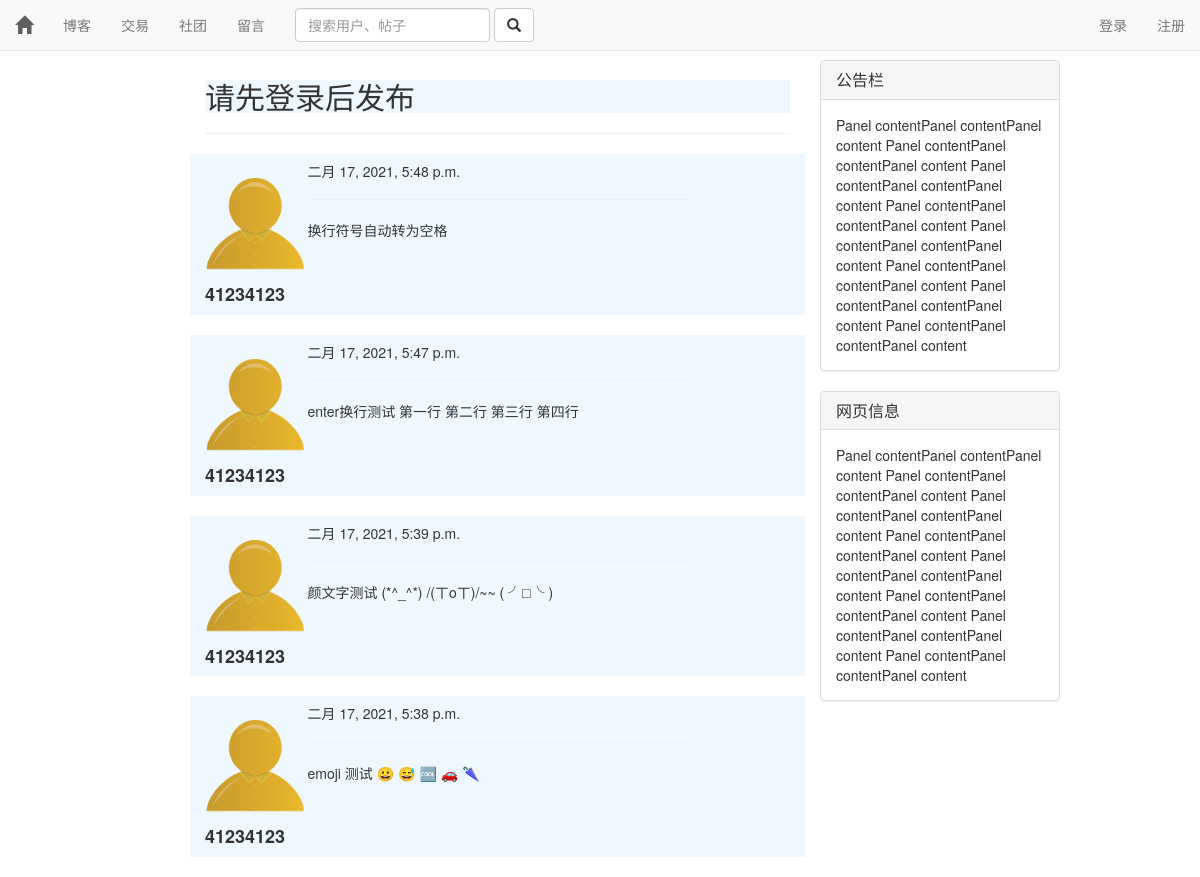
The app's page /board/, older data.
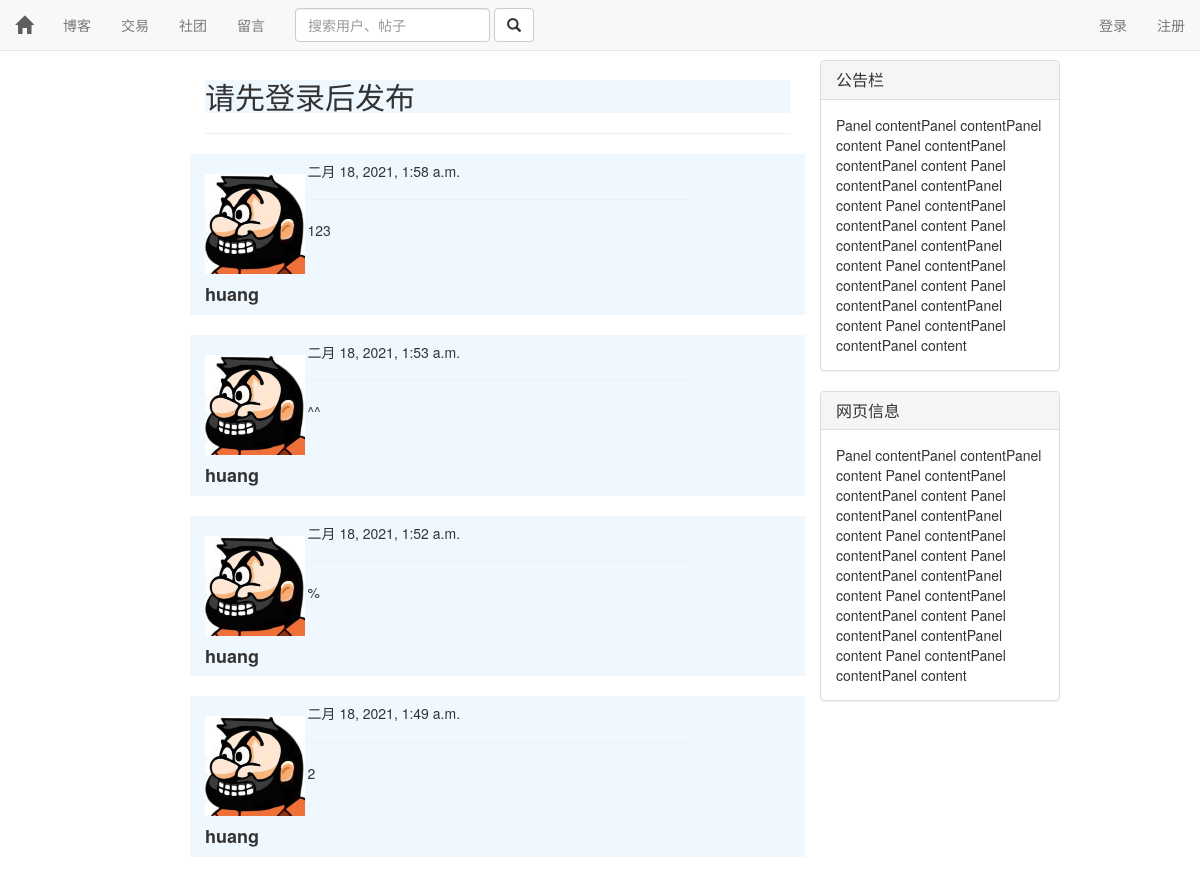
The same page, newer data.
### board/models.py (models this page shows, shortened)
class Message(models.Model):
    content =  models.TextField()
    author = models.ForeignKey(User,on_delete=models.DO_NOTHING)
    time = models.DateTimeField(auto_now_add=True)
    class Meta:
        ordering=['-time']

### user/models.py (models this page shows)
class User(AbstractUser):
    motto = models.TextField(max_length=24)
    icon = models.ImageField(default="./static/icon/default.jpg",upload_to='./static/icon/')
    browse = models.IntegerField(default=0)

### board/views.py (the view)
# urls.py: path('',views.msg_stk),
def msg_stk(request):
    context = {}
    if request.method == 'GET':
        msgs = Message.objects.all()
        paginator = Paginator(msgs,4)
        n = request.GET.get("page",1)
        if int(n) > paginator.num_pages:
            raise Http404('None')
        p = paginator.get_page(n)
        context['msgs'] = p
        return render(request,'stk.html',context)

### board/templates/stk.html (shortened to what this page needs)
{% extends 'base.html' %}
{% block content %}
    {% if user.is_authenticated %}
        <form id="text_form" action="/board/upload/" method="post" class="form-horizontal">
            {% csrf_token %}
            <textarea id="text_box" name="text" placeholder="畅所欲言吧骚年"
            style="min-height: 100px;min-width: 100%;max-height: 100px;max-width: 100%;"></textarea>
            <br>
            <button type="submit" style="width: 100px;">发布</button>
        </form>
    {% else %}
        <div style="background-color: aliceblue;">
            <h2>请先登录后发布</h2>
        </div>
    {% endif %}
    <hr>
    <div id="stk">
        <div id="cur">
        {% for each in msgs %}
            <div class="row" style="background-color: aliceblue;">
                <div class="col-md-2">
                    <br>
                    <a href="/user/{{ each.author.id }}" class="center-block">
                        <img class="media-object" src="/{{ each.author.icon }}" style="height: 100px;width: 100px;">
                    </a>
                    <h4><b>{{ each.author.username }}</b></h4>
                </div>
                <div class="col-md-8">
                    <h5>{{ each.time }}</h5>
                    <hr>
                    <p>{{ each.content }}</p>
                </div>
                <div class="col-md-2"></div>
            </div>
            <br>
        {% empty %}
            <h2 style="color: aliceblue;">
                暂无留言
            </h2>
        {% endfor %}
        </div>
    </div>
{% endblock %}

Row changes from the older to the newer data that the page shows:
no longer on this page (row unchanged): Message: author.icon (placeholder picture), author.username "41234123", time "二月 17, 2021, 5:48 p.m.", content "换行符号自动转为空格"
no longer on this page (row unchanged): Message: author.icon (placeholder picture), author.username "41234123", time "二月 17, 2021, 5:47 p.m.", content "enter换行测试 第一行 第二行 第三行 第四行"
no longer on this page (row unchanged): Message: author.icon (placeholder picture), author.username "41234123", time "二月 17, 2021, 5:39 p.m.", content "颜文字测试 (*^_^*) /(ㄒoㄒ)/~~ ( ╯□╰ )"
no longer on this page (row unchanged): Message: author.icon (placeholder picture), author.username "41234123", time "二月 17, 2021, 5:38 p.m.", content "emoji 测试 😀 😅 🆒 🚗 🌂"
added Message: author.icon (picture), author.username "huang", time "二月 18, 2021, 1:58 a.m.", content "123"
added Message: author.icon (picture), author.username "huang", time "二月 18, 2021, 1:53 a.m.", content "^^"
added Message: author.icon (picture), author.username "huang", time "二月 18, 2021, 1:52 a.m.", content "%"
added Message: author.icon (picture), author.username "huang", time "二月 18, 2021, 1:49 a.m.", content "2"
